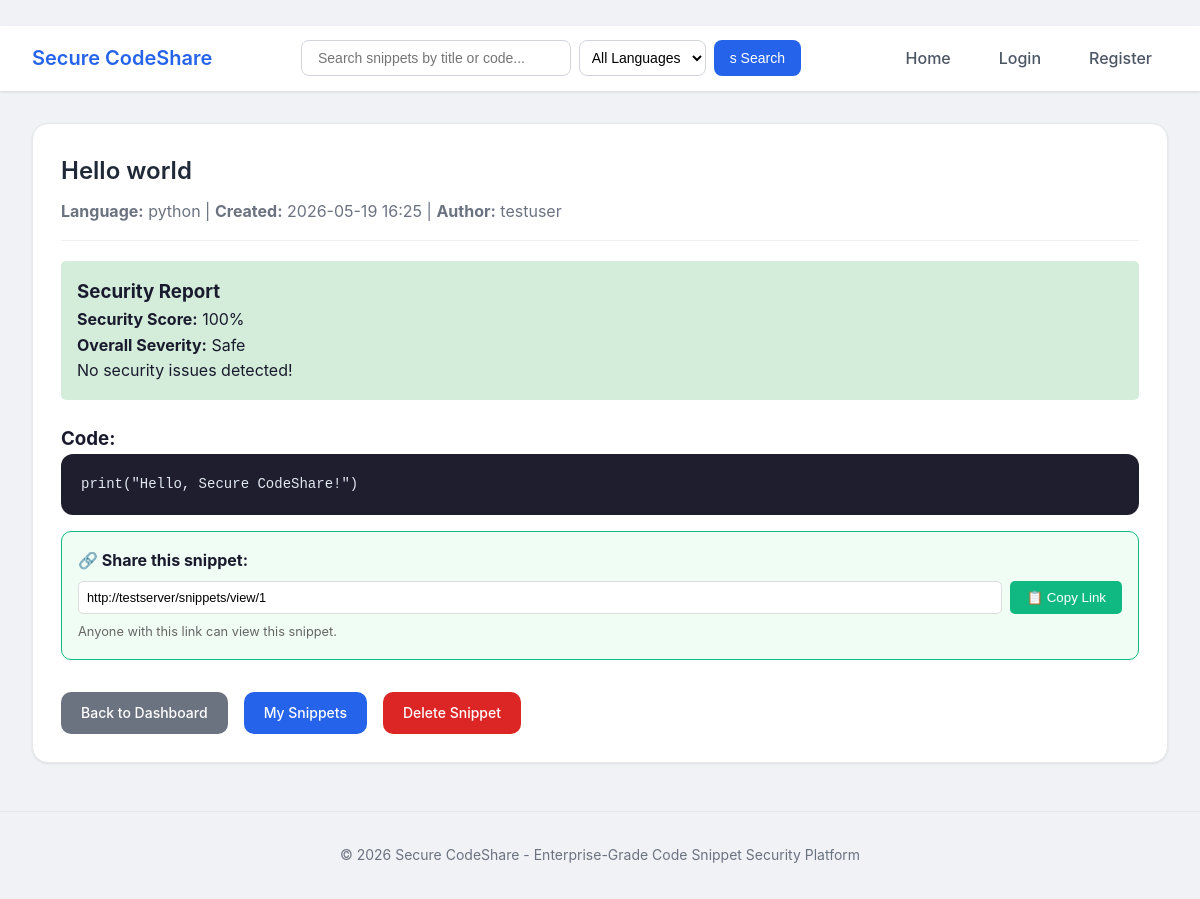
Screenshot of /snippets/view/1 with the database file from the repository.
### models.py (models this page shows, shortened)
class Snippet(db.Model):
    __tablename__ = 'snippets'
    id = db.Column(db.Integer, primary_key=True)
    title = db.Column(db.String(200), nullable=False)
    code = db.Column(db.Text, nullable=False)
    language = db.Column(db.String(50), default='text')
    user_id = db.Column(db.Integer, db.ForeignKey('users.id'), nullable=False)
    created_at = db.Column(db.DateTime, default=datetime.utcnow)
    updated_at = db.Column(db.DateTime, default=datetime.utcnow, onupdate=datetime.utcnow)
    security_score = db.Column(db.Integer, default=100)
    tags = db.relationship('Tag', secondary=snippet_tags, back_populates='snippets')
    author = db.relationship('User', backref='snippets')

class User(UserMixin, db.Model):
    __tablename__ = 'users'
    id = db.Column(db.Integer, primary_key=True)
    username = db.Column(db.String(80), unique=True, nullable=False)
    email = db.Column(db.String(120), unique=True, nullable=False)
    password_hash = db.Column(db.String(200), nullable=False)
    role = db.Column(db.String(20), default='user')
    created_at = db.Column(db.DateTime, default=datetime.utcnow)

### app/snippets/routes.py (the view)
@snippets_bp.route('/view/<int:snippet_id>')
def view_snippet(snippet_id):
    snippet = Snippet.query.get_or_404(snippet_id)
    analyzer = SecurityAnalyzer(snippet.code, snippet.language)
    security_results = analyzer.analyze()
    return render_template('view_snippet.html', snippet=snippet, security_results=security_results)

### app/security/analyzer.py (called while the page is built, shortened)
    def analyze(self):
        if self.language == 'python':
            self.analyze_python()
        elif self.language == 'javascript':
            self.analyze_javascript()
        else:
            self.analyze_generic()
        self.score = max(0, self.score)
        return {
            'issues': self.issues,
            'score': self.score,
            'has_issues': len(self.issues) > 0,
            'severity': self.get_severity()
        }

    def get_severity(self):
        if not self.issues:
            return 'Safe'

### app/templates/view_snippet.html (shortened to what this page needs)
﻿{% extends "base.html" %}
{% block content %}
<div class="card">
    <div class="card-header">
        <h2>{{ snippet.title }}</h2>
        <p>
            <strong>Language:</strong> {{ snippet.language }} |
            <strong>Created:</strong> {{ snippet.created_at.strftime('%Y-%m-%d %H:%M') }} |
            <strong>Author:</strong> {{ snippet.author.username }}
        </p>
    </div>
    {% if security_results %}
    <div style="margin-bottom: 1.5rem; padding: 1rem; background: {% if security_results.score >= 80 %}#d4edda{% elif security_results.score >= 50 %}#fff3cd{% else %}#f8d7da{% endif %}; border-radius: 5px;">
        <h3> Security Report</h3>
        <p><strong>Security Score:</strong> {{ security_results.score }}%</p>
        <p><strong>Overall Severity:</strong> {{ security_results.severity }}</p>
        {% if security_results.has_issues %}
            <p><strong>Issues Found ({{ security_results.issues|length }}):</strong></p>
            <ul>
                {% for issue in security_results.issues %}
                    <li><strong>{{ issue.type }}:</strong> {{ issue.message }} <span style="color: {% if issue.severity == 'Critical' %}red{% elif issue.severity == 'High' %}orange{% else %}yellow{% endif %};">({{ issue.severity }})</span></li>
                {% endfor %}
            </ul>
        {% else %}
            <p> No security issues detected!</p>
        {% endif %}
    </div>
    {% endif %}
    <h3>Code:</h3>
    <div class="code-snippet">
        <pre><code>{{ snippet.code }}</code></pre>
    </div>
    <div style="margin: 1rem 0; padding: 1rem; background: #f0fdf4; border-radius: 10px; border: 1px solid #10b981;">
        <strong>🔗 Share this snippet:</strong>
        <div style="display: flex; gap: 0.5rem; margin-top: 0.5rem; flex-wrap: wrap;">
            <input type="text" value="{{ request.url }}" id="shareLink" style="flex: 1; padding: 0.5rem; border: 1px solid #ddd; border-radius: 5px; font-size: 0.8rem;" readonly>
            <button onclick="copyToClipboard()" style="padding: 0.5rem 1rem; background: #10b981; color: white; border: none; border-radius: 5px; cursor: pointer;">📋 Copy Link</button>
        </div>
        <p style="font-size: 0.8rem; color: #666; margin-top: 0.5rem;">
            Anyone with this link can view this snippet.
        </p>
    </div>
    <div style="margin-top: 2rem; display: flex; gap: 1rem; flex-wrap: wrap;">
        <a href="{{ url_for('dashboard') }}" class="btn btn-secondary">Back to Dashboard</a>
        <a href="{{ url_for('snippets.my_snippets') }}" class="btn btn-primary">My Snippets</a>
        <a href="{{ url_for('snippets.delete_snippet', snippet_id=snippet.id) }}"
           class="btn btn-danger"
           onclick="return confirm(' Are you sure you want to delete this snippet?\n\nThis action cannot be undone!');"
           style="background: #dc2626; color: white; padding: 0.625rem 1.25rem; border-radius: 10px; text-decoration: none; display: inline-flex; align-items: center; gap: 0.5rem;">
             Delete Snippet
        </a>
    </div>
</div>
{% endblock %}

### app/templates/base.html (style rules this page uses)
* { margin: 0; padding: 0; box-sizing: border-box; }
body { font-family: -apple-system, BlinkMacSystemFont, 'Segoe UI', Roboto, 'Helvetica Neue', Arial, sans-serif; background: #f0f2f5; color: #1a1a2e; line-height: 1.6; }
.card { background: #ffffff; border-radius: 16px; box-shadow: 0 1px 3px rgba(0,0,0,0.05), 0 1px 2px rgba(0,0,0,0.03); padding: 1.75rem; margin-bottom: 1.5rem; transition: box-shadow 0.2s; border: 1px solid #e5e7eb; }
.card-header { border-bottom: 1px solid #f0f0f0; padding-bottom: 1rem; margin-bottom: 1.25rem; }
.card-header h2 { color: #1f2937; font-size: 1.5rem; font-weight: 600; }
.card-header p { color: #6b7280; margin-top: 0.5rem; }
.btn { display: inline-flex; align-items: center; gap: 0.5rem; padding: 0.625rem 1.25rem; border: none; border-radius: 10px; font-size: 0.875rem; font-weight: 500; cursor: pointer; transition: all 0.2s; text-decoration: none; }
.btn-primary { background: #2563eb; color: white; }
.btn-secondary { background: #6b7280; color: white; }
.btn-danger { background: #ef4444; color: white; }
.code-snippet { background: #1e1e2e; color: #e2e8f0; padding: 1.25rem; border-radius: 12px; overflow-x: auto; font-family: 'SF Mono', 'Monaco', 'Cascadia Code', 'Courier New', monospace; font-size: 0.875rem; line-height: 1.5; }
.code-snippet pre { margin: 0; }

### rows the page displays
Snippet: title "Hello world", language "python", created_at "2026-05-19 16:25", code "print(\"Hello, Secure CodeShare!\")"
User: author.username "testuser"

### other values shown
{{ security_results.score }} "100"
{{ security_results.severity }} "Safe"
